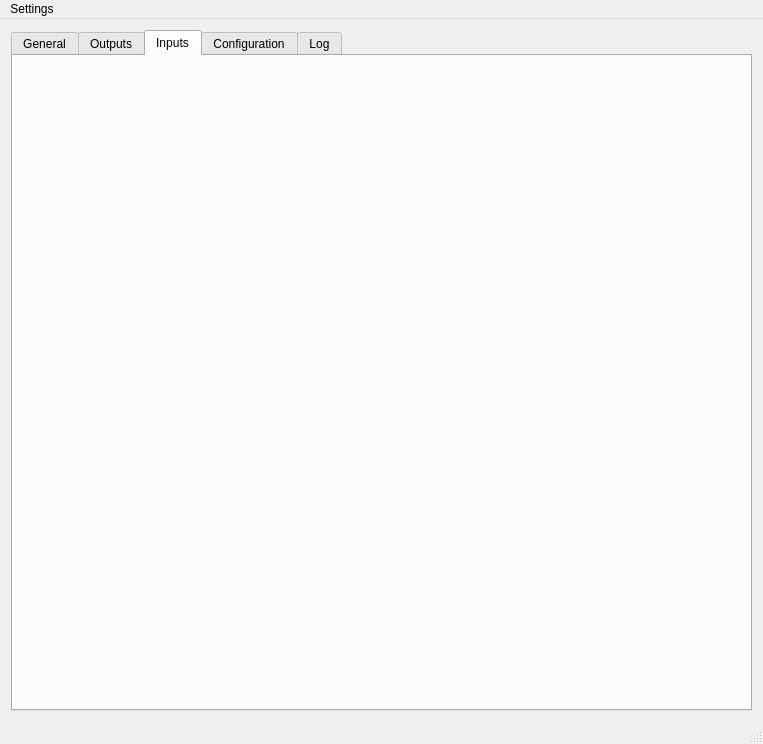
<?xml version="1.0" encoding="UTF-8"?>
<ui version="4.0">
 <class>MainWindow</class>
 <widget class="QMainWindow" name="MainWindow">
  <property name="geometry">
   <rect>
    <x>0</x>
    <y>0</y>
    <width>763</width>
    <height>744</height>
   </rect>
  </property>
  <property name="windowTitle">
   <string>QDCON test panel</string>
  </property>
  <widget class="QWidget" name="centralWidget">
   <layout class="QGridLayout" name="gridLayout_2">
    <item row="0" column="0" rowspan="2">
     <widget class="QTabWidget" name="tabWidget">
      <property name="currentIndex">
       <number>2</number>
      </property>
      <widget class="QWidget" name="tabGeneral">
       <attribute name="title">
        <string>General</string>
       </attribute>
       <layout class="QGridLayout" name="gridLayout_4">
        <item row="0" column="0">
         <widget class="QLabel" name="labelAddress">
          <property name="text">
           <string>Address:</string>
          </property>
         </widget>
        </item>
        <item row="1" column="1">
         <widget class="QLabel" name="labelReceievedName">
          <property name="text">
           <string/>
          </property>
         </widget>
        </item>
        <item row="1" column="2">
         <widget class="QPushButton" name="pushButtonQueryName">
          <property name="text">
           <string>Get name</string>
          </property>
         </widget>
        </item>
        <item row="1" column="0">
         <widget class="QLabel" name="labelUnitName">
          <property name="text">
           <string>Unit name:</string>
          </property>
         </widget>
        </item>
        <item row="0" column="1">
         <widget class="QSpinBox" name="spinBoxAddress">
          <property name="maximum">
           <number>255</number>
          </property>
          <property name="value">
           <number>10</number>
          </property>
         </widget>
        </item>
        <item row="2" column="0">
         <spacer name="verticalSpacer_2">
          <property name="orientation">
           <enum>Qt::Vertical</enum>
          </property>
          <property name="sizeHint" stdset="0">
           <size>
            <width>20</width>
            <height>40</height>
           </size>
          </property>
         </spacer>
        </item>
        <item row="1" column="3">
         <spacer name="horizontalSpacer">
          <property name="orientation">
           <enum>Qt::Horizontal</enum>
          </property>
          <property name="sizeHint" stdset="0">
           <size>
            <width>40</width>
            <height>20</height>
           </size>
          </property>
         </spacer>
        </item>
       </layout>
      </widget>
      <widget class="QWidget" name="tabOutputs">
       <attribute name="title">
        <string>Outputs</string>
       </attribute>
       <layout class="QGridLayout" name="gridLayout_3">
        <item row="0" column="3">
         <widget class="QPushButton" name="pushButtonD">
          <property name="text">
           <string>D</string>
          </property>
          <property name="checkable">
           <bool>true</bool>
          </property>
         </widget>
        </item>
        <item row="0" column="2">
         <widget class="QPushButton" name="pushButtonC">
          <property name="text">
           <string>C</string>
          </property>
          <property name="checkable">
           <bool>true</bool>
          </property>
         </widget>
        </item>
        <item row="0" column="1">
         <widget class="QPushButton" name="pushButtonB">
          <property name="text">
           <string>B</string>
          </property>
          <property name="checkable">
           <bool>true</bool>
          </property>
         </widget>
        </item>
        <item row="0" column="0">
         <widget class="QPushButton" name="pushButtonA">
          <property name="text">
           <string>A</string>
          </property>
          <property name="checkable">
           <bool>true</bool>
          </property>
         </widget>
        </item>
        <item row="1" column="1">
         <spacer name="verticalSpacer">
          <property name="orientation">
           <enum>Qt::Vertical</enum>
          </property>
          <property name="sizeHint" stdset="0">
           <size>
            <width>20</width>
            <height>40</height>
           </size>
          </property>
         </spacer>
        </item>
       </layout>
      </widget>
      <widget class="QWidget" name="tabInputs">
       <attribute name="title">
        <string>Inputs</string>
       </attribute>
      </widget>
      <widget class="QWidget" name="tabConfiguration">
       <attribute name="title">
        <string>Configuration</string>
       </attribute>
       <layout class="QGridLayout" name="gridLayout_5">
        <item row="0" column="1">
         <spacer name="horizontalSpacer_2">
          <property name="orientation">
           <enum>Qt::Horizontal</enum>
          </property>
          <property name="sizeHint" stdset="0">
           <size>
            <width>40</width>
            <height>20</height>
           </size>
          </property>
         </spacer>
        </item>
        <item row="0" column="0">
         <layout class="QFormLayout" name="formLayout">
          <item row="0" column="0">
           <widget class="QLabel" name="newAddressLabel">
            <property name="text">
             <string>New address:</string>
            </property>
           </widget>
          </item>
          <item row="0" column="1">
           <widget class="QSpinBox" name="newAddressSpinBox">
            <property name="maximum">
             <number>255</number>
            </property>
           </widget>
          </item>
          <item row="1" column="0">
           <widget class="QLabel" name="typeCodeLabel">
            <property name="text">
             <string>Type code (should be 40 for DIO module):</string>
            </property>
           </widget>
          </item>
          <item row="1" column="1">
           <widget class="QLineEdit" name="typeCodeLineEdit">
            <property name="text">
             <string>40</string>
            </property>
           </widget>
          </item>
          <item row="2" column="0">
           <widget class="QLabel" name="baudRateLabel">
            <property name="text">
             <string>New baud rate:</string>
            </property>
           </widget>
          </item>
          <item row="2" column="1">
           <widget class="QComboBox" name="newBaudRateComboBox"/>
          </item>
          <item row="3" column="1">
           <widget class="QPushButton" name="pushButtonChangeSettings">
            <property name="text">
             <string>Change</string>
            </property>
           </widget>
          </item>
         </layout>
        </item>
        <item row="1" column="0">
         <spacer name="verticalSpacer_3">
          <property name="orientation">
           <enum>Qt::Vertical</enum>
          </property>
          <property name="sizeHint" stdset="0">
           <size>
            <width>20</width>
            <height>40</height>
           </size>
          </property>
         </spacer>
        </item>
       </layout>
      </widget>
      <widget class="QWidget" name="tab">
       <attribute name="title">
        <string>Log</string>
       </attribute>
       <layout class="QGridLayout" name="gridLayout">
        <item row="0" column="0" rowspan="2" colspan="2">
         <widget class="QGroupBox" name="groupBoxTransmitted">
          <property name="title">
           <string>Transmitted:</string>
          </property>
          <layout class="QVBoxLayout" name="verticalLayout">
           <item>
            <widget class="QTextEdit" name="textEditSent"/>
           </item>
           <item>
            <widget class="QPushButton" name="pushButtonClearSent">
             <property name="text">
              <string>Clear</string>
             </property>
            </widget>
           </item>
          </layout>
         </widget>
        </item>
        <item row="2" column="0">
         <widget class="QGroupBox" name="groupBox">
          <property name="title">
           <string>Receieved:</string>
          </property>
          <layout class="QVBoxLayout" name="verticalLayout_2">
           <item>
            <widget class="QTextEdit" name="textEditReceieved"/>
           </item>
           <item>
            <widget class="QPushButton" name="pushButtonReceieved">
             <property name="text">
              <string>Clear</string>
             </property>
            </widget>
           </item>
          </layout>
         </widget>
        </item>
       </layout>
      </widget>
     </widget>
    </item>
   </layout>
  </widget>
  <widget class="QMenuBar" name="menuBar">
   <property name="geometry">
    <rect>
     <x>0</x>
     <y>0</y>
     <width>763</width>
     <height>20</height>
    </rect>
   </property>
   <widget class="QMenu" name="menuSettings">
    <property name="title">
     <string>Settings</string>
    </property>
    <addaction name="actionSerial_port_settings"/>
   </widget>
   <addaction name="menuSettings"/>
  </widget>
  <widget class="QStatusBar" name="statusBar"/>
  <action name="actionSerial_port_settings">
   <property name="text">
    <string>Serial port settings</string>
   </property>
  </action>
 </widget>
 <layoutdefault spacing="6" margin="11"/>
 <resources/>
 <connections>
  <connection>
   <sender>pushButtonReceieved</sender>
   <signal>clicked()</signal>
   <receiver>textEditReceieved</receiver>
   <slot>clear()</slot>
   <hints>
    <hint type="sourcelabel">
     <x>193</x>
     <y>259</y>
    </hint>
    <hint type="destinationlabel">
     <x>207</x>
     <y>200</y>
    </hint>
   </hints>
  </connection>
  <connection>
   <sender>pushButtonClearSent</sender>
   <signal>clicked()</signal>
   <receiver>textEditSent</receiver>
   <slot>clear()</slot>
   <hints>
    <hint type="sourcelabel">
     <x>243</x>
     <y>143</y>
    </hint>
    <hint type="destinationlabel">
     <x>242</x>
     <y>83</y>
    </hint>
   </hints>
  </connection>
 </connections>
</ui>
